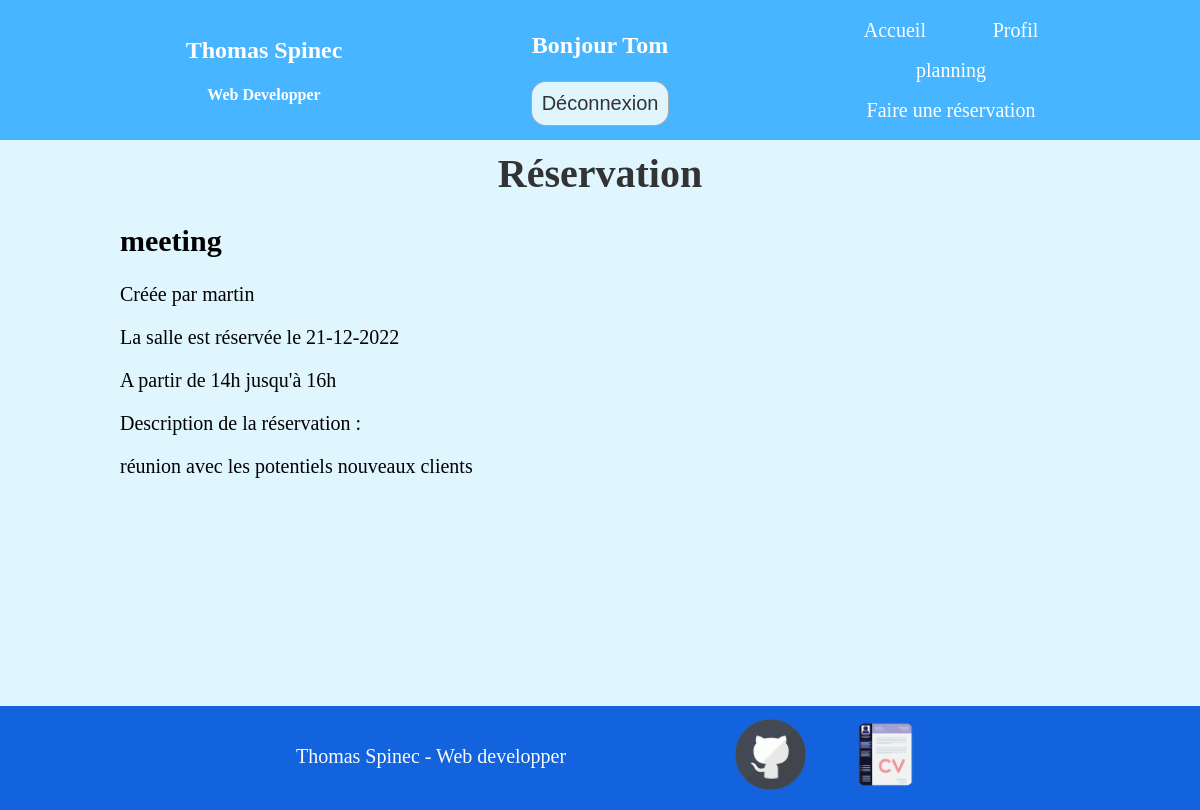
The app's page /reservation.php?id=9 (signed in) with its own data.
### tables this page shows
CREATE TABLE `reservations` (
  `id` int(11) NOT NULL,
  `titre` varchar(255) NOT NULL,
  `description` text NOT NULL,
  `debut` datetime NOT NULL,
  `fin` datetime NOT NULL,
  `id_utilisateur` int(11) NOT NULL
);

CREATE TABLE `utilisateurs` (
  `id` int(11) NOT NULL,
  `login` varchar(255) NOT NULL,
  `password` varchar(255) NOT NULL
);

### reservation.php (the view, shortened to what this page needs)
    <?php
        require 'include/header.php';
        require 'include/connect.php';
        if (isset($_GET['id'])) {
            $id = (int)$_GET['id'];
            $request = "SELECT reservations.titre, reservations.description, DATE_FORMAT(reservations.debut, '%d-%m-%Y %H') as debut, DATE_FORMAT(reservations.fin, '%d-%m-%Y %H') as fin, utilisateurs.login FROM reservations INNER JOIN utilisateurs on reservations.id_utilisateur = utilisateurs.id WHERE reservations.id = $id";
            $exect_request = mysqli_query($connect, $request);
            $reservations = mysqli_fetch_assoc($exect_request);
            list($date, $heure_d) = explode(" ", $reservations['debut']);
            list($date, $heure_f) = explode(" ", $reservations['fin']);
        }
        else {
            header('Location: planning.php');
        }
    ?>
    <main>
        <div class="container">
            <h1>Réservation</h1>
            <div class="info_resa">
                <h2><?= $reservations['titre'] ?></h2>
                <p>Créée par <?= $reservations['login'] ?></p>
                <p>La salle est réservée le <?=$date?></p>
                <p>A partir de <?= $heure_d."h" ?> jusqu'à <?= $heure_f."h" ?></p>
                <p>Description de la réservation :</p>
                <p><?= $reservations['description'] ?></p>
            </div>
        </div>
    </main>
    <?php
        require 'include/footer.php';
    ?>
</body>
</html>

### site.css (style rules this page uses)
body { background-color: #dff6ff; margin: 0; padding: 0; }
html { font-size: 20px; }
h1 { font-size: 2rem; font-weight: bold; text-align: center; color: #333; }
h2 { font-size: 1.5rem; font-weight: bold; }
.container { width: 80%; margin: auto; padding: auto; }
main { margin-top: 150px; min-height: 65vh; margin-bottom: 3%; }

### records on screen
reservations: titre "meeting", id_utilisateur.login "martin", description "réunion avec les potentiels nouveaux clients"

### other values on screen
$user "Tom"
$date "21-12-2022"
$heure_d "14"
$heure_f "16"
